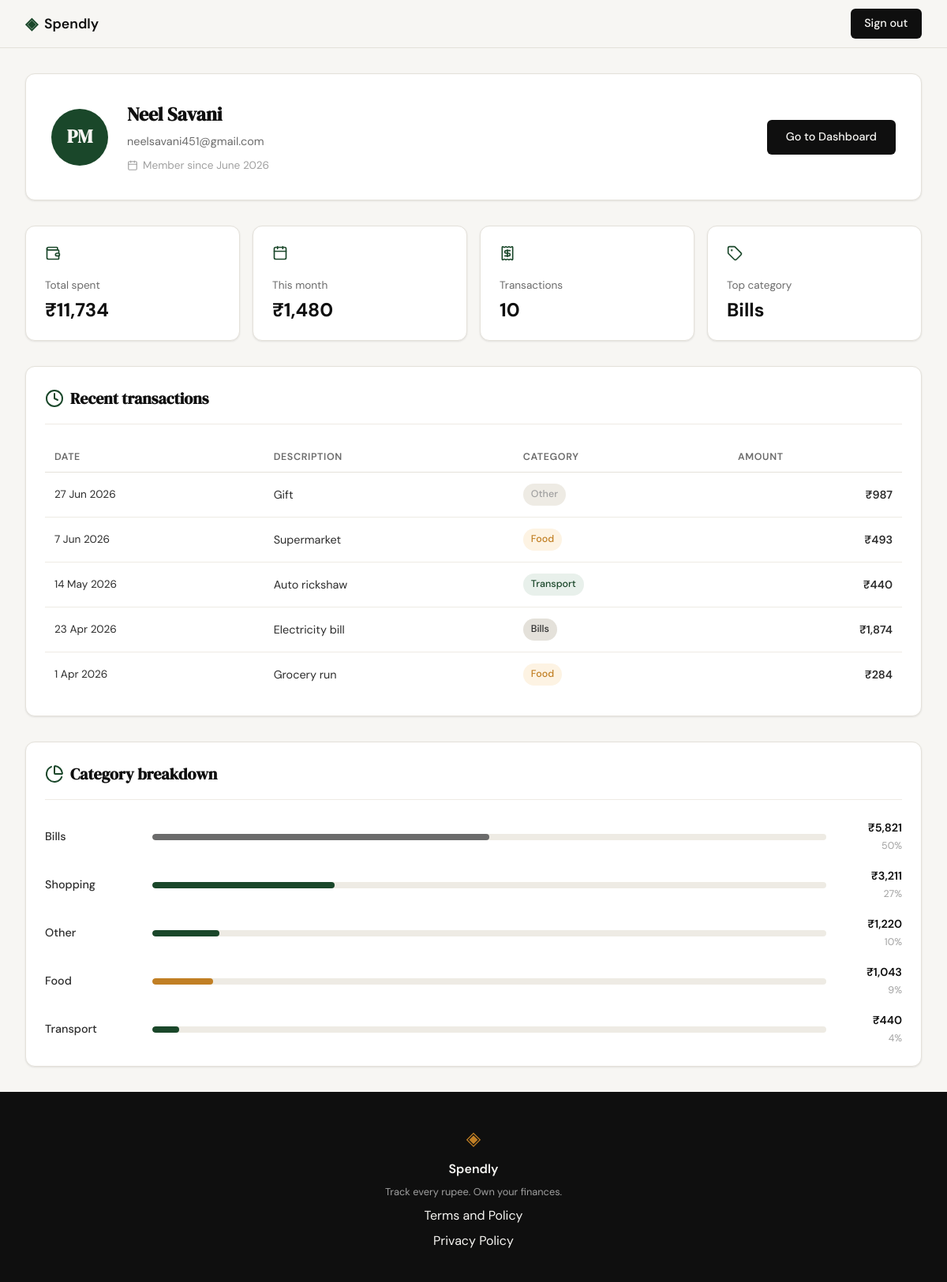
/profile (signed in), run on the app's committed database.
### tables this page shows
CREATE TABLE users (
            id            INTEGER PRIMARY KEY AUTOINCREMENT,
            name          TEXT    NOT NULL,
            email         TEXT    UNIQUE NOT NULL,
            password_hash TEXT    NOT NULL,
            created_at    TEXT    DEFAULT (datetime('now'))
        );

CREATE TABLE expenses (
            id          INTEGER PRIMARY KEY AUTOINCREMENT,
            user_id     INTEGER NOT NULL REFERENCES users(id),
            amount      REAL    NOT NULL,
            category    TEXT    NOT NULL,
            date        TEXT    NOT NULL,
            description TEXT,
            created_at  TEXT    DEFAULT (datetime('now'))
        );

### app.py (the view)
@app.route("/profile")
def profile():
    if not session.get("user_id"):
        return redirect(url_for("login"))
    user_id = session["user_id"]
    raw_user = find_user_by_id(user_id)
    dt = datetime.strptime(raw_user["created_at"], "%Y-%m-%d %H:%M:%S")
    user = {
        "name":         raw_user["name"],
        "email":        raw_user["email"],
        "member_since": dt.strftime("%B %Y"),
    }
    stats = get_profile_stats(user_id)
    transactions = get_recent_transactions(user_id)
    categories = get_category_breakdown(user_id)
    return render_template(
        "profile.html",
        user=user,
        stats=stats,
        transactions=transactions,
        categories=categories,
    )

### database/db.py (called while the page is built)
def get_db():
    conn = sqlite3.connect(DB_PATH)
    conn.row_factory = sqlite3.Row
    conn.execute("PRAGMA foreign_keys = ON")
    return conn

def find_user_by_id(user_id):
    conn = get_db()
    user = conn.execute(
        "SELECT * FROM users WHERE id = ?", (user_id,)
    ).fetchone()
    conn.close()
    return user

def get_recent_transactions(user_id, limit=5):
    conn = get_db()
    rows = conn.execute(
        "SELECT date, description, category, amount FROM expenses "
        "WHERE user_id = ? ORDER BY date DESC, id DESC LIMIT ?",
        (user_id, limit)
    ).fetchall()
    conn.close()
    result = []
    for r in rows:
        dt = datetime.strptime(r["date"], "%Y-%m-%d")
        result.append({
            "date": f"{dt.day} {dt.strftime('%b %Y')}",
            "description": r["description"] or "",
            "category": r["category"],
            "amount": f"₹{r['amount']:,.0f}",
        })
    return result

def get_category_breakdown(user_id):
    conn = get_db()
    rows = conn.execute(
        "SELECT category, SUM(amount) AS total FROM expenses "
        "WHERE user_id = ? GROUP BY category ORDER BY total DESC",
        (user_id,)
    ).fetchall()
    conn.close()
    grand_total = sum(r["total"] for r in rows)
    result = []
    for r in rows:
        pct = round(r["total"] / grand_total * 100) if grand_total else 0
        result.append({
            "name":    r["category"],
            "amount":  f"₹{r['total']:,.0f}",
            "percent": pct,
        })
    return result

### templates/profile.html (shortened to what this page needs)
{% extends "base.html" %}
{% block head %}
<link rel="stylesheet" href="{{ url_for('static', filename='css/profile.css') }}">
{% endblock %}
{% block content %}
<div class="profile-page">
  <div class="profile-user-card">
    <div class="profile-avatar" aria-hidden="true">PM</div>
    <div class="profile-user-info">
      <h1 class="profile-user-name">{{ user.name }}</h1>
      <p class="profile-user-email">{{ user.email }}</p>
      <p class="profile-user-meta">
        <i data-lucide="calendar" class="profile-icon-inline"></i>
        Member since {{ user.member_since }}
      </p>
    </div>
    <div class="profile-user-actions">
      <a href="{{ url_for('dashboard') }}" class="btn-primary">Go to Dashboard</a>
    </div>
  </div>
  <div class="profile-stats-row">
    <div class="profile-stat-card">
      <div class="profile-stat-icon"><i data-lucide="wallet"></i></div>
      <p class="profile-stat-label">Total spent</p>
      <p class="profile-stat-value">{{ stats.total_spent }}</p>
    </div>
    <div class="profile-stat-card">
      <div class="profile-stat-icon"><i data-lucide="calendar"></i></div>
      <p class="profile-stat-label">This month</p>
      <p class="profile-stat-value">{{ stats.this_month }}</p>
    </div>
    <div class="profile-stat-card">
      <div class="profile-stat-icon"><i data-lucide="receipt"></i></div>
      <p class="profile-stat-label">Transactions</p>
      <p class="profile-stat-value">{{ stats.transactions }}</p>
    </div>
    <div class="profile-stat-card">
      <div class="profile-stat-icon"><i data-lucide="tag"></i></div>
      <p class="profile-stat-label">Top category</p>
      <p class="profile-stat-value">{{ stats.top_category }}</p>
    </div>
  </div>
  <div class="profile-section">
    <div class="profile-section-header">
      <i data-lucide="clock" class="profile-section-icon"></i>
      <h2 class="profile-section-title">Recent transactions</h2>
    </div>
    <div class="profile-table-wrap">
      <table class="profile-table">
        <thead>
          <tr>
            <th>Date</th>
            <th>Description</th>
            <th>Category</th>
            <th class="profile-col-right">Amount</th>
          </tr>
        </thead>
        <tbody>
          {% for tx in transactions %}
          <tr>
            <td class="profile-col-date">{{ tx.date }}</td>
            <td>{{ tx.description }}</td>
            <td>
              <span class="profile-badge profile-badge--{{ tx.category | lower }}">
                {{ tx.category }}
              </span>
            </td>
            <td class="profile-amount profile-col-right">{{ tx.amount }}</td>
          </tr>
          {% endfor %}
        </tbody>
      </table>
    </div>
  </div>
  <div class="profile-section">
    <div class="profile-section-header">
      <i data-lucide="pie-chart" class="profile-section-icon"></i>
      <h2 class="profile-section-title">Category breakdown</h2>
    </div>
    <ul class="profile-categories" role="list">
      {% for cat in categories %}
      <li class="profile-cat-row">
        <span class="profile-cat-label">{{ cat.name }}</span>
        <div class="profile-bar-track"
             role="progressbar"
             aria-valuenow="{{ cat.percent }}"
             aria-valuemin="0"
             aria-valuemax="100">
          <div class="profile-bar-fill profile-bar--{{ cat.name | lower }}"
               style="--bar-width: {{ cat.percent }}%"></div>
        </div>
        <span class="profile-cat-meta">
          <span class="profile-cat-amount">{{ cat.amount }}</span>
          <span class="profile-cat-percent">{{ cat.percent }}%</span>
        </span>
      </li>
      {% endfor %}
    </ul>
  </div>
</div>
{% endblock %}

### templates/base.html (shortened to what this page needs)
<!DOCTYPE html>
<html lang="en">
<head>
    <link rel="stylesheet" href="{{ url_for('static', filename='css/style.css') }}">
    {% block head %}{% endblock %}
</head>
<body>
    <nav class="navbar">
        <div class="nav-inner">
            <a href="{{ url_for('landing') }}" class="nav-brand">
                <span class="brand-icon">◈</span>
                <span class="brand-name">Spendly</span>
            </a>
            <div class="nav-links">
                {% if session.get("user_id") %}
                <a href="{{ url_for('logout') }}" class="nav-cta">Sign out</a>
                {% else %}
                <a href="{{ url_for('login') }}">Sign in</a>
                <a href="{{ url_for('register') }}" class="nav-cta">Get started</a>
                {% endif %}
            </div>
        </div>
    </nav>
    <main class="main-content">
        {% block content %}{% endblock %}
    </main>
    <footer class="footer">
        <div class="footer-inner">
            <span class="brand-icon">◈</span>
            <span class="footer-name">Spendly</span>
            <p class="footer-copy">Track every rupee. Own your finances.</p>
            <a href="{{ url_for('terms') }}">Terms and Policy</a>
            <a href="{{ url_for('privacy') }}">Privacy Policy</a>
        </div>
    </footer>
</body>
</html>

### static/css/style.css (style rules this page uses)
:root { --ink: #0f0f0f; --ink-soft: #2d2d2d; --ink-muted: #6b6b6b; --ink-faint: #a0a0a0; --paper: #f7f6f3; --paper-warm: #f0ede6; --paper-card: #ffffff; --accent: #1a472a; --accent-light: #e8f0eb; --accent-2: #c17f24; --accent-2-light: #fdf3e3; --danger: #c0392b; --danger-light: #fdecea; --border: #e4e1da; --border-soft: #eeebe4; --font-display: 'DM Serif Display', Georgia, serif; --font-body: 'DM Sans', system-ui, sans-serif; --max-width: 1200px; --auth-width: 440px; --radius-sm: 6px; --radius-md: 12px; --radius-lg: 20px; }
*, *::before, *::after { box-sizing: border-box; margin: 0; padding: 0; }
html { font-size: 16px; scroll-behavior: smooth; }
body { background: var(--paper); color: var(--ink); font-family: var(--font-body); font-size: 1rem; line-height: 1.6; -webkit-font-smoothing: antialiased; }
a { color: inherit; text-decoration: none; }
.navbar { position: sticky; top: 0; z-index: 100; background: var(--paper); border-bottom: 1px solid var(--border); padding: 0 2rem; }
.nav-inner { max-width: var(--max-width); margin: 0 auto; height: 60px; display: flex; align-items: center; justify-content: space-between; }
.nav-brand { display: flex; align-items: center; gap: 0.5rem; font-family: var(--font-body); font-weight: 600; font-size: 1.1rem; color: var(--ink); }
.brand-icon { color: var(--accent); font-size: 1.3rem; }
.brand-name { color: var(--ink); }
.nav-links { display: flex; align-items: center; gap: 1.5rem; font-size: 0.9rem; font-weight: 500; }
.nav-links a { color: var(--ink-muted); transition: color 0.2s; }
.nav-cta { background: var(--ink) !important; color: var(--paper) !important; padding: 0.45rem 1.1rem; border-radius: var(--radius-sm); transition: background 0.2s !important; }
.main-content { min-height: calc(100vh - 60px - 100px); }
.btn-primary { display: inline-block; background: var(--ink); color: var(--paper); padding: 0.65rem 1.5rem; border-radius: var(--radius-sm); font-family: var(--font-body); font-size: 0.9rem; font-weight: 500; cursor: pointer; border: none; transition: background 0.2s; text-decoration: none; }
.footer { background: var(--ink); color: var(--paper); padding: 2.5rem 2rem; text-align: center; }
.footer-inner { display: flex; flex-direction: column; align-items: center; gap: 0.4rem; }
.footer .brand-icon { color: var(--accent-2); font-size: 1.5rem; }
.footer-name { font-weight: 600; font-size: 1rem; }
.footer-copy { font-size: 0.8rem; color: var(--ink-faint); }

### data on the page
users: name "Neel Savani", email "neelsavani451@gmail.com"
expenses: date "27 Jun 2026", description "Gift", category "Other", amount "₹987"
expenses: date "7 Jun 2026", description "Supermarket", category "Food", amount "₹493"
expenses: date "14 May 2026", description "Auto rickshaw", category "Transport", amount "₹440"
expenses: date "23 Apr 2026", description "Electricity bill", category "Bills", amount "₹1,874"
expenses: date "1 Apr 2026", description "Grocery run", category "Food", amount "₹284"

### other printed values
{{ user.member_since }} "June 2026"
{{ stats.total_spent }} "₹11,734"
{{ stats.this_month }} "₹1,480"
{{ stats.transactions }} "10"
{{ stats.top_category }} "Bills"
{{ cat.name }} "Bills" "Shopping" "Other" "Food" "Transport"
{{ cat.amount }} "₹5,821" "₹3,211" "₹1,220" "₹1,043" "₹440"
{{ cat.percent }} "50" "27" "10" "9" "4"
